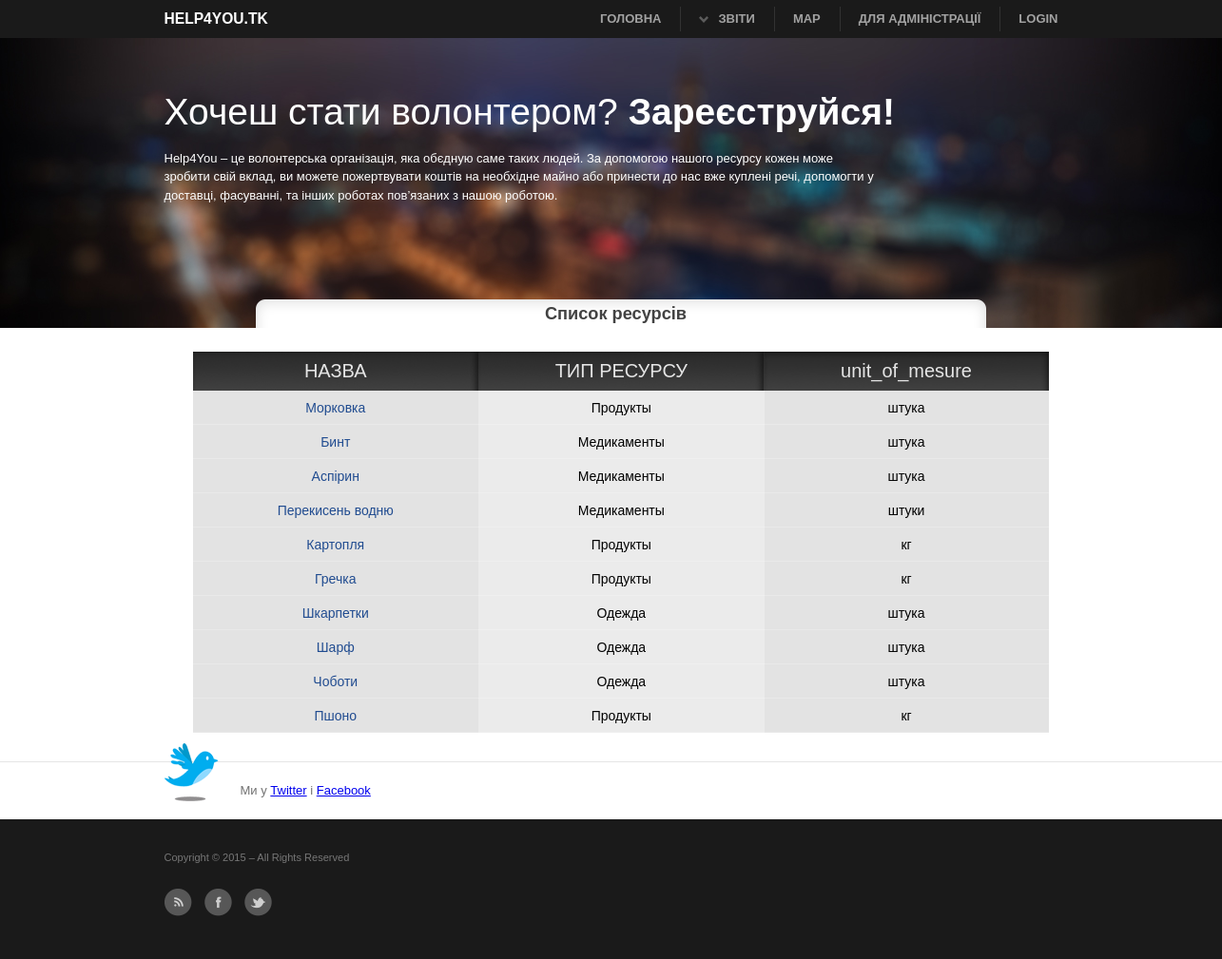
Page /resource/ on the earlier database version.
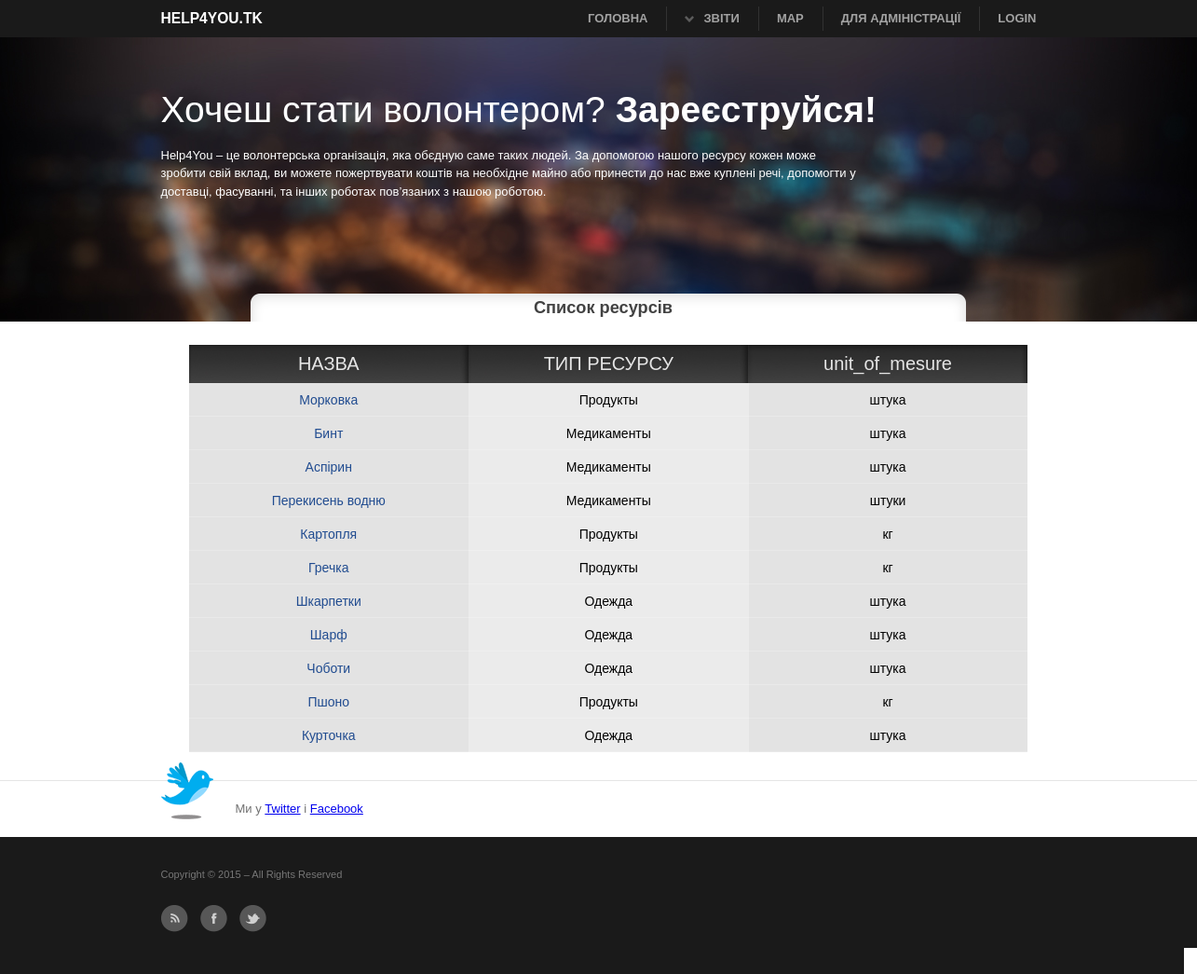
Same page on the later database version.
### main/models.py (models this page shows, shortened)
class Resource(models.Model):
    category_resource = models.ForeignKey('CategoryResource',verbose_name=u'Категорія ресурса')
    name = models.CharField(max_length=30,verbose_name=u'Назва ресурсу')
    unit_of_mesure = models.CharField(max_length=30,verbose_name=u'Одиниця вимірювання')
    volume_of_one_unit = models.FloatField(verbose_name=u'Об"єм однієї одиниці')
    price_one_unit = models.FloatField(verbose_name=u'Ціна однієї одиниці')
    class Meta:
        verbose_name_plural = u'Ресурси'

class CategoryResource(models.Model):
    category = models.CharField(max_length=50, verbose_name=u'Категорія')
    class Meta:
        verbose_name_plural = u'Категорії ресурсів'
    def __unicode__(self):
        return self.category

### main/views.py (the view)
class ResourceListView(ListView):
    template_name = 'list_resource.html'
    model = Resource
    context_object_name = 'Resource'

### main/templates/list_resource.html (shortened to what this page needs)
{% extends 'base.html' %}
{% block title %}
    <h3 class="title_list">Список ресурсів</h3>
{% endblock %}
{% block content %}
    <div id="list_table">
  <table border="0">
    <tr>
        <td class="top_left">НАЗВА</td>
        <td class="top_cen">ТИП РЕСУРСУ</td>
        <td class="top_right">unit_of_mesure</td>
    </tr>
    {% for resource in Resource %}
        <tr class="list_tr">
        <td class="cell"><a class="detail_list" href="{% url 'grafik_resource' resource.id %}"> {{ resource.name }}</a> </td>
        <td class="cell_c">{{ resource.category_resource }}</td>
        <td class="cell">{{ resource.unit_of_mesure }}</td>
    </tr>
    {% endfor %}
  </table>
    </div>
{% endblock %}

Differences in the rows shown:
added Resource: name "Курточка", category_resource "Одежда", unit_of_mesure "штука"
